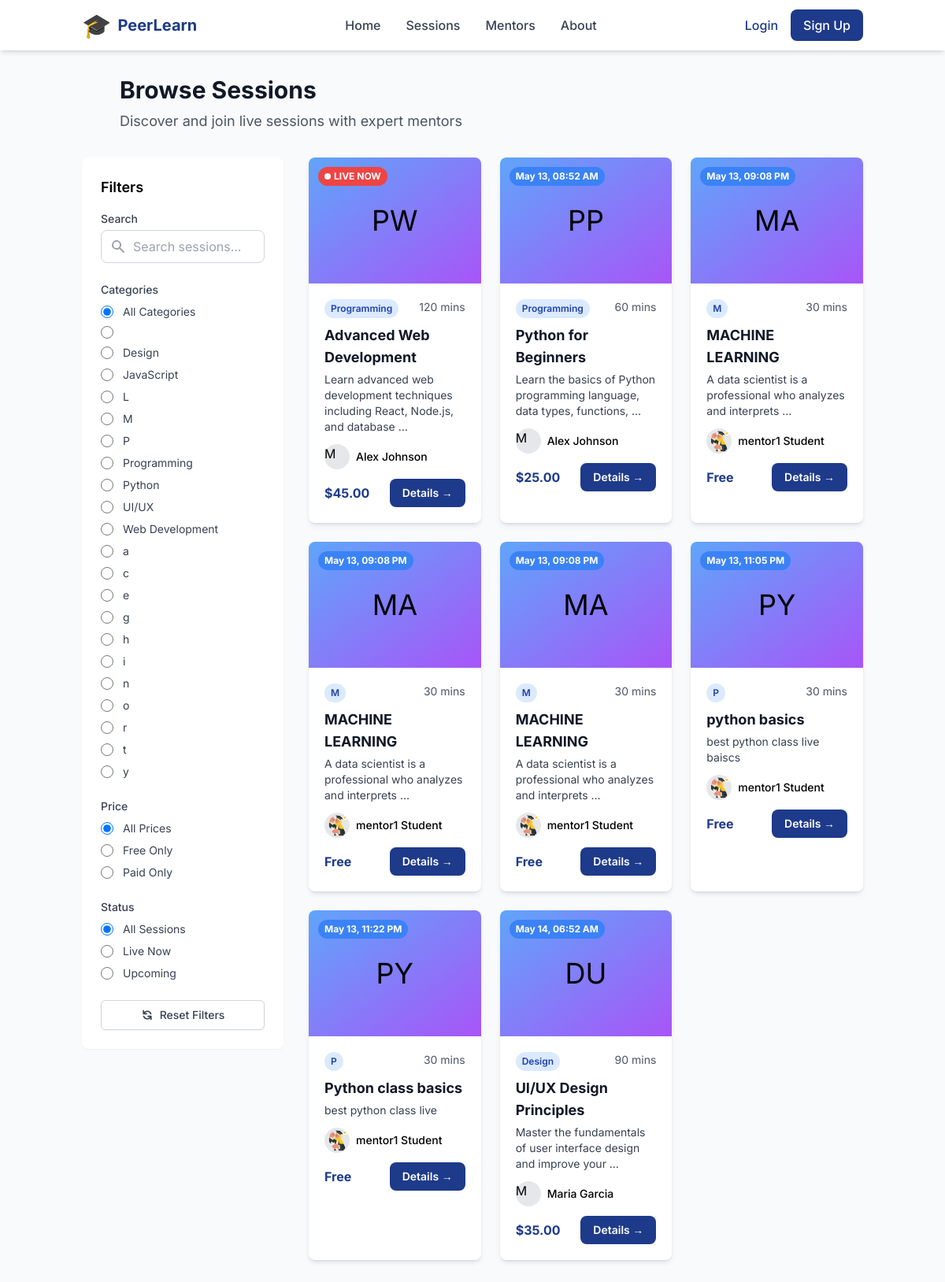
The app's page /sessions/ with its own data.
### apps/learning_sessions/models.py (models this page shows, shortened)
class Session(models.Model):
    SCHEDULED = 'scheduled'
    LIVE = 'live'
    COMPLETED = 'completed'
    CANCELLED = 'cancelled'
    STATUS_CHOICES = [
        (SCHEDULED, _('Scheduled')),
        (LIVE, _('Live')),
        (COMPLETED, _('Completed')),
        (CANCELLED, _('Cancelled')),
    ]
    mentor = models.ForeignKey(
        CustomUser,
        on_delete=models.CASCADE,
        limit_choices_to={'role': CustomUser.MENTOR},
        help_text=_('The mentor hosting this session.')
    )
    title = models.CharField(
        max_length=255,
        help_text=_('Title of the session.')
    )
    description = models.TextField(
        help_text=_('Description of what will be covered in the session.')
    )
    topics = models.JSONField(
        default=list,
        help_text=_('List of topics that will be covered in this session.')
    )
    schedule = models.DateTimeField(
        help_text=_('Date and time when the session is scheduled.')
    )
    duration = models.PositiveIntegerField(
        default=60,
        help_text=_('Duration of the session in minutes.')
    )
    price = models.DecimalField(
        max_digits=10,
        decimal_places=2,
        default=0,
        help_text=_('Price of the session (0 for free sessions).')
    )
    room_code = models.UUIDField(
        default=uuid.uuid4,
        editable=False,
        unique=True,
        help_text=_('Unique code for the session room.')
    )
    status = models.CharField(
        max_length=10,
        choices=STATUS_CHOICES,
        default=SCHEDULED,
        help_text=_('Current status of the session.')
    )
    max_participants = models.PositiveIntegerField(
        default=1,
        help_text=_('Maximum number of participants allowed (1 for one-to-one).')
    )
    created_at = models.DateTimeField(
        auto_now_add=True,
        help_text=_('Date and time when the session was created.')
    )
    updated_at = models.DateTimeField(
        auto_now=True,
        help_text=_('Date and time when the session was last updated.')
    )
    class Meta:
        verbose_name = _('Session')
        verbose_name_plural = _('Sessions')
        ordering = ['-schedule']
    @property
    def is_free(self):
        return self.price == 0

### apps/users/models.py (models this page shows, shortened)
class CustomUser(AbstractUser):
    LEARNER = 'learner'
    MENTOR = 'mentor'
    ADMIN = 'admin'
    ROLE_CHOICES = [
        (LEARNER, _('Learner')),
        (MENTOR, _('Mentor')),
        (ADMIN, _('Admin')),
    ]
    role = models.CharField(
        max_length=10,
        choices=ROLE_CHOICES,
        default=LEARNER,
        help_text=_('Designates the role of this user in the platform.')
    )
    profile_picture = models.ImageField(
        upload_to='profile_pictures/',
        blank=True,
        null=True
    )
    bio = models.TextField(
        blank=True,
        null=True,
        help_text=_('A brief description about the user.')
    )
    interests = models.JSONField(
        blank=True,
        null=True,
        help_text=_('Topics that the learner is interested in.')
    )
    career_goal = models.CharField(
        max_length=255,
        blank=True,
        null=True,
        help_text=_('Career goal of the learner.')
    )
    expertise = models.JSONField(
        blank=True,
        null=True,
        help_text=_('Areas of expertise for the mentor.')
    )
    skills = models.JSONField(
        blank=True,
        null=True,
        help_text=_('Skills that the mentor possesses.')
    )
    intro_video = models.URLField(
        blank=True,
        null=True,
        help_text=_('URL to an introduction video for the mentor.')
    )
    phone_number = models.CharField(
        max_length=15,
        blank=True,
        null=True,
        help_text=_('Contact phone number.')
    )
    date_updated = models.DateTimeField(
        auto_now=True,
        help_text=_('Date and time when the user profile was last updated.')
    )
    class Meta:
        verbose_name = _('User')
        verbose_name_plural = _('Users')

### apps/learning_sessions/views.py (the view)
# urls.py: path('', views.SessionListView.as_view(), name='list'),
class SessionListView(ListView):
    model = Session
    template_name = 'sessions/list.html'
    context_object_name = 'sessions'
    paginate_by = 12
    def get_queryset(self):
        queryset = Session.objects.filter(status__in=[Session.SCHEDULED, Session.LIVE])
        category = self.request.GET.get('category')
        if category:
            queryset = queryset.filter(topics__contains=[category])
        search = self.request.GET.get('search')
        if search:
            queryset = queryset.filter(title__icontains=search)
        return queryset.order_by('schedule')
    def get_context_data(self, **kwargs):
        context = super().get_context_data(**kwargs)
        context['categories'] = self.get_categories()
        context['current_category'] = self.request.GET.get('category', '')
        context['current_search'] = self.request.GET.get('search', '')
        return context
    def get_categories(self):
        categories = set()
        sessions = Session.objects.all()
        for session in sessions:
            categories.update(session.topics)
        return sorted(list(categories))

### templates/sessions/list.html (shortened to what this page needs)
{% extends 'base.html' %}
{% block content %}
<div class="bg-gray-50 min-h-screen py-8">
    <div class="container mx-auto px-4">
        <div class="max-w-4xl mx-auto mb-8">
            <h1 class="text-3xl font-bold text-gray-900 mb-2">Browse Sessions</h1>
            <p class="text-lg text-gray-600">Discover and join live sessions with expert mentors</p>
        </div>
        <div class="flex flex-col lg:flex-row">
            <div class="hidden lg:block w-64 mr-8" x-data="sessionFilters()">
                <div class="bg-white rounded-lg shadow-sm p-6 sticky top-24">
                    <h2 class="font-semibold text-lg mb-4">Filters</h2>
                    <div class="mb-6">
                        <label for="filter-search" class="block text-sm font-medium text-gray-700 mb-1">Search</label>
                        <div class="relative">
                            <input type="text" id="filter-search" name="search" placeholder="Search sessions..."
                                   class="pl-10 pr-4 py-2 border border-gray-300 rounded-lg w-full focus:outline-none focus:ring-2 focus:ring-primary-500"
                                   value="{{ current_search }}"
                                   @input="updateQueryParam('search', $event.target.value)">
                            <div class="absolute inset-y-0 left-0 pl-3 flex items-center pointer-events-none">
                            </div>
                        </div>
                    </div>
                    <div class="mb-6">
                        <h3 class="text-sm font-medium text-gray-700 mb-2">Categories</h3>
                        <div class="space-y-2">
                            <div class="flex items-center">
                                <input id="category-all" name="category" value="" type="radio"
                                       class="h-4 w-4 text-primary-600 focus:ring-primary-500 border-gray-300 rounded"
                                       {% if not current_category %}checked{% endif %}
                                       @change="updateQueryParam('category', '')">
                                <label for="category-all" class="ml-3 text-sm text-gray-700">All Categories</label>
                            </div>
                            {% for category in categories %}
                            <div class="flex items-center">
                                <input id="category-{{ category|slugify }}" name="category" value="{{ category }}" type="radio"
                                       class="h-4 w-4 text-primary-600 focus:ring-primary-500 border-gray-300 rounded"
                                       @change="updateQueryParam('category', '{{ category }}')">
                                <label for="category-{{ category|slugify }}" class="ml-3 text-sm text-gray-700">{{ category }}</label>
                            </div>
                            {% endfor %}
                        </div>
                    </div>
                    <div class="mb-6">
                        <h3 class="text-sm font-medium text-gray-700 mb-2">Price</h3>
                        <div class="space-y-2">
                            <div class="flex items-center">
                                <input id="price-all" name="price" value="all" type="radio"
                                       class="h-4 w-4 text-primary-600 focus:ring-primary-500 border-gray-300 rounded"
                                       checked
                                       @change="updateQueryParam('price', '')">
                                <label for="price-all" class="ml-3 text-sm text-gray-700">All Prices</label>
                            </div>
                            <div class="flex items-center">
                                <input id="price-free" name="price" value="free" type="radio"
                                       class="h-4 w-4 text-primary-600 focus:ring-primary-500 border-gray-300 rounded"
                                       @change="updateQueryParam('price', 'free')">
                                <label for="price-free" class="ml-3 text-sm text-gray-700">Free Only</label>
                            </div>
                            <div class="flex items-center">
                                <input id="price-paid" name="price" value="paid" type="radio"
                                       class="h-4 w-4 text-primary-600 focus:ring-primary-500 border-gray-300 rounded"
                                       @change="updateQueryParam('price', 'paid')">
                                <label for="price-paid" class="ml-3 text-sm text-gray-700">Paid Only</label>
                            </div>
                        </div>
                    </div>
                    <div class="mb-6">
                        <h3 class="text-sm font-medium text-gray-700 mb-2">Status</h3>
                        <div class="space-y-2">
                            <div class="flex items-center">
                                <input id="status-all" name="status" value="all" type="radio"
                                       class="h-4 w-4 text-primary-600 focus:ring-primary-500 border-gray-300 rounded"
                                       checked
                                       @change="updateQueryParam('status', '')">
                                <label for="status-all" class="ml-3 text-sm text-gray-700">All Sessions</label>
                            </div>
                            <div class="flex items-center">
                                <input id="status-live" name="status" value="live" type="radio"
                                       class="h-4 w-4 text-primary-600 focus:ring-primary-500 border-gray-300 rounded"
                                       @change="updateQueryParam('status', 'live')">
                                <label for="status-live" class="ml-3 text-sm text-gray-700">Live Now</label>
                            </div>
                            <div class="flex items-center">
                                <input id="status-upcoming" name="status" value="upcoming" type="radio"
                                       class="h-4 w-4 text-primary-600 focus:ring-primary-500 border-gray-300 rounded"
                                       @change="updateQueryParam('status', 'upcoming')">
                                <label for="status-upcoming" class="ml-3 text-sm text-gray-700">Upcoming</label>
                            </div>
                        </div>
                    </div>
                    <button type="button" @click="resetFilters()" class="w-full flex justify-center items-center px-4 py-2 border border-gray-300 shadow-sm text-sm font-medium rounded-md text-gray-700 bg-white hover:bg-gray-50 focus:outline-none focus:ring-2 focus:ring-primary-500">
                        Reset Filters
                    </button>
                </div>
            </div>
            <div class="flex-1">
                {% if sessions %}
                <div class="grid grid-cols-1 md:grid-cols-2 lg:grid-cols-3 gap-6">
                    {% for session in sessions %}
                    <div class="bg-white rounded-lg shadow-md overflow-hidden hover:shadow-lg transition-shadow transform hover:scale-[1.02]">
                        <div class="relative">
                            {% if session.status == 'live' %}
                            <div class="absolute top-3 left-3 bg-red-500 text-white text-xs font-bold px-2 py-1 rounded-full flex items-center">
                                <span class="animate-pulse mr-1 h-2 w-2 bg-white rounded-full"></span>
                                LIVE NOW
                            </div>
                            {% else %}
                            <div class="absolute top-3 left-3 bg-blue-500 text-white text-xs font-bold px-2 py-1 rounded-full">
                                {{ session.schedule|date:"M d, h:i A" }}
                            </div>
                            {% endif %}
                            <div class="h-40 bg-gradient-to-br from-blue-400 to-purple-500 flex items-center justify-center">
                                <span class="text-4xl">{{ session.topics.0|first|upper }}{% if session.topics.1 %}{{ session.topics.1|first|upper }}{% endif %}</span>
                            </div>
                        </div>
                        <div class="p-5">
                            <div class="flex justify-between mb-2">
                                <span class="text-xs font-semibold px-2 py-1 bg-blue-100 text-blue-800 rounded-full">{{ session.topics.0 }}</span>
                                <span class="text-sm text-gray-600">{{ session.duration }} mins</span>
                            </div>
                            <h3 class="text-lg font-bold text-gray-900 mb-1">{{ session.title }}</h3>
                            <p class="text-sm text-gray-700 mb-3">{{ session.description|truncatewords:10 }}</p>
                            <div class="flex items-center mb-3">
                                <div class="h-8 w-8 rounded-full bg-gray-200 mr-2 flex-shrink-0">
                                    {% if session.mentor.profile_picture %}
                                    <img src="{{ session.mentor.profile_picture.url }}" alt="{{ session.mentor.get_full_name }}" class="h-full w-full rounded-full object-cover">
                                    {% else %}
                                    {{ session.mentor.username|first|upper }}
                                    {% endif %}
                                </div>
                                <span class="text-sm font-medium">{{ session.mentor.get_full_name|default:session.mentor.username }}</span>
                            </div>
                            <div class="flex justify-between items-center">
                                <span class="font-bold text-primary-600">
                                    {% if session.is_free %}
                                    Free
                                    {% else %}
                                    ${{ session.price }}
                                    {% endif %}
                                </span>
                                <a href="{% url 'sessions:detail' pk=session.id %}" class="bg-primary-600 text-white hover:bg-primary-700 px-4 py-2 rounded-lg text-sm font-semibold transition-colors">
                                    Details →
                                </a>
                            </div>
                        </div>
                    </div>
                    {% endfor %}
                </div>
                {% endif %}
            </div>
        </div>
    </div>
</div>
{% endblock %}

### templates/base.html (style rules this page uses)
html { scroll-behavior: smooth; }
body { font-family: 'Inter', sans-serif; }

### records on screen
Session: status "live" (drawn), topics.0|first "P", topics.1|first "W", topics.0 "Programming", duration "120", title "Advanced Web Development", description "Learn advanced web development techniques including React, Node.js, and database …", mentor.username|first "M", mentor.get_full_name "Alex Johnson", price "45.00"
Session: schedule "May 13, 08:52 AM", topics.0|first "P", topics.1|first "P", topics.0 "Programming", duration "60", title "Python for Beginners", description "Learn the basics of Python programming language, data types, functions, …", mentor.username|first "M", mentor.get_full_name "Alex Johnson", price "25.00"
Session: schedule "May 13, 09:08 PM", topics.0|first "M", topics.1|first "A", topics.0 "M", duration "30", title "MACHINE LEARNING", description "A data scientist is a professional who analyzes and interprets …", mentor.profile_picture (picture), mentor.get_full_name "mentor1 Student", price "Free"
Session: schedule "May 13, 09:08 PM", topics.0|first "M", topics.1|first "A", topics.0 "M", duration "30", title "MACHINE LEARNING", description "A data scientist is a professional who analyzes and interprets …", mentor.profile_picture (picture), mentor.get_full_name "mentor1 Student", price "Free"
Session: schedule "May 13, 09:08 PM", topics.0|first "M", topics.1|first "A", topics.0 "M", duration "30", title "MACHINE LEARNING", description "A data scientist is a professional who analyzes and interprets …", mentor.profile_picture (picture), mentor.get_full_name "mentor1 Student", price "Free"
Session: schedule "May 13, 11:05 PM", topics.0|first "P", topics.1|first "Y", topics.0 "P", duration "30", title "python basics", description "best python class live baiscs", mentor.profile_picture (picture), mentor.get_full_name "mentor1 Student", price "Free"
Session: schedule "May 13, 11:22 PM", topics.0|first "P", topics.1|first "Y", topics.0 "P", duration "30", title "Python class basics", description "best python class live", mentor.profile_picture (picture), mentor.get_full_name "mentor1 Student", price "Free"
Session: schedule "May 14, 06:52 AM", topics.0|first "D", topics.1|first "U", topics.0 "Design", duration "90", title "UI/UX Design Principles", description "Master the fundamentals of user interface design and improve your …", mentor.username|first "M", mentor.get_full_name "Maria Garcia", price "35.00"

### other values on screen
{{ category }} "Design" "JavaScript" "L" "M" "P" "Programming" "Python" "UI/UX" "Web Development" "a" "c" "e" "g" "h" "i" "n" "o" "r" "t" "y"
